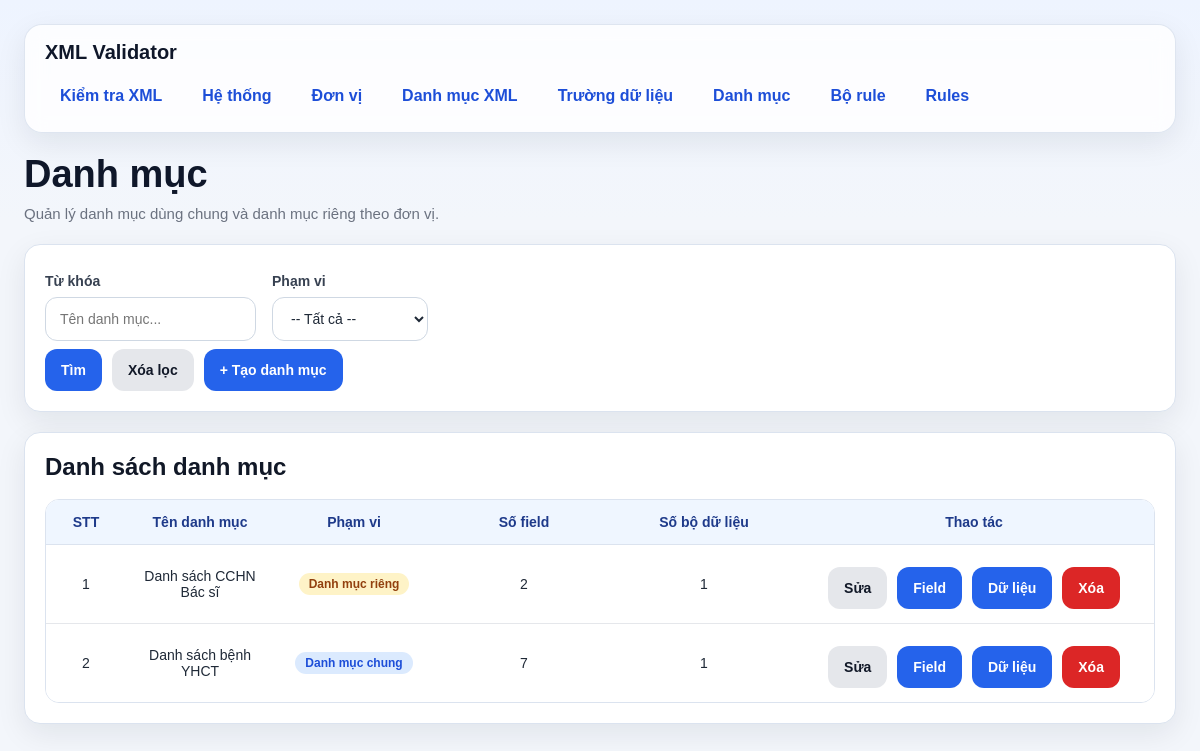
Page /categories/ on the committed database.
### models/category_model.py (models this page shows, shortened)
class DanhMuc(db.Model):
    __tablename__ = "danh_muc"
    id = db.Column(db.Integer, primary_key=True)
    ten_danh_muc = db.Column(db.String(255), nullable=False)
    scope = db.Column(db.String(20), nullable=False, default="COMMON")
    fields = db.relationship(
        "DanhMucField",
        back_populates="danh_muc",
        cascade="all, delete-orphan",
        lazy="select"
    )
    datasets = db.relationship(
        "DanhMucDataset",
        back_populates="danh_muc",
        cascade="all, delete-orphan",
        lazy="select"
    )

### routes/category_routes.py (the view)
@category_bp.route("/", methods=["GET"])
def list_categories():
    keyword = (request.args.get("keyword") or "").strip()
    scope = (request.args.get("scope") or "").strip().upper()
    query = DanhMuc.query
    if keyword:
        query = query.filter(
            or_(
                DanhMuc.ten_danh_muc.ilike(f"%{keyword}%")
            )
        )
    if scope in ["COMMON", "UNIT"]:
        query = query.filter(DanhMuc.scope == scope)
    items = query.order_by(DanhMuc.id.asc()).all()
    return render_template(
        "categories.html",
        items=items,
        keyword=keyword,
        scope=scope
    )

### templates/categories.html (shortened to what this page needs)
{% extends "base.html" %}
{% block content %}
<div class="page-header">
    <h1 class="page-title">Danh mục</h1>
    <div class="page-subtitle">Quản lý danh mục dùng chung và danh mục riêng theo đơn vị.</div>
</div>
<div class="card">
    <form method="GET">
        <div class="grid">
            <div class="col-6">
                <label>Từ khóa</label>
                <input type="text" name="keyword" value="{{ keyword }}" placeholder="Tên danh mục...">
            </div>
            <div class="col-6">
                <label>Phạm vi</label>
                <select name="scope">
                    <option value="">-- Tất cả --</option>
                </select>
            </div>
        </div>
        <div class="actions">
            <button type="submit" class="btn btn-primary">Tìm</button>
            <a href="/categories" class="btn btn-secondary">Xóa lọc</a>
            <a href="/categories/create" class="btn btn-primary">+ Tạo danh mục</a>
        </div>
    </form>
</div>
<div class="card">
    <h2 class="card-title">Danh sách danh mục</h2>
    {% if items %}
    <div class="table-wrap">
        <table>
            <thead>
                <tr>
                    <th style="width:80px;">STT</th>
                    <th>Tên danh mục</th>
                    <th style="width:160px;">Phạm vi</th>
                    <th style="width:180px;">Số field</th>
                    <th style="width:180px;">Số bộ dữ liệu</th>
                    <th style="width:360px;">Thao tác</th>
                </tr>
            </thead>
            <tbody>
                {% for item in items %}
                <tr>
                    <td>{{ loop.index }}</td>
                    <td>{{ item.ten_danh_muc }}</td>
                    <td>
                        {% if item.scope == 'UNIT' %}
                            <span class="badge badge-warning">Danh mục riêng</span>
                        {% else %}
                            <span class="badge badge-info">Danh mục chung</span>
                        {% endif %}
                    </td>
                    <td>{{ item.fields|length }}</td>
                    <td>{{ item.datasets|length }}</td>
                    <td>
                        <div class="actions actions-center">
                            <a class="btn btn-secondary" href="/categories/{{ item.id }}/edit">Sửa</a>
                            <a class="btn btn-primary" href="/categories/{{ item.id }}/fields">Field</a>
                            {% if item.scope == 'UNIT' %}
                                <a class="btn btn-primary" href="/categories/{{ item.id }}/datasets">Dữ liệu</a>
                            {% else %}
                                <a class="btn btn-primary" href="/categories/{{ item.id }}/records">Dữ liệu</a>
                            {% endif %}
                            <form class="inline" method="POST" action="/categories/{{ item.id }}/delete" onsubmit="return confirm('Xóa danh mục này?');">
                                <button class="btn btn-danger" type="submit">Xóa</button>
                            </form>
                        </div>
                    </td>
                </tr>
                {% endfor %}
            </tbody>
        </table>
    </div>
    {% else %}
    <div class="empty-state">Chưa có danh mục nào.</div>
    {% endif %}
</div>
{% endblock %}

### templates/base.html (style rules this page uses)
* { box-sizing: border-box; }
:root { --bg: #f3f6fb; --card: #ffffff; --card-soft: #f8fafc; --border: #dbe3ef; --text: #1f2937; --muted: #6b7280; --primary: #2563eb; --primary-hover: #1d4ed8; --danger: #dc2626; --danger-hover: #b91c1c; --success-bg: #dcfce7; --success-text: #166534; --warning-bg: #fef3c7; --warning-text: #92400e; --error-bg: #fee2e2; --error-text: #991b1b; --shadow: 0 10px 30px rgba(15, 23, 42, 0.08); --radius: 16px; }
body { margin: 0; font-family: Arial, Helvetica, sans-serif; background: linear-gradient(180deg, #eef4ff 0%, var(--bg) 220px); color: var(--text); }
.page-header { margin-bottom: 22px; }
.page-title { margin: 0; font-size: 38px; line-height: 1.15; color: #0f172a; }
.page-subtitle { margin-top: 8px; color: var(--muted); font-size: 15px; }
.card { background: var(--card); border: 1px solid var(--border); border-radius: var(--radius); box-shadow: var(--shadow); padding: 20px; margin-bottom: 20px; }
.card-title { margin: 0 0 18px 0; font-size: 24px; font-weight: 700; color: #111827; }
.grid { display: flex; grid-template-columns: repeat(12, 1fr); gap: 16px; }
.col-6 { grid-column: span 6; }
label { display: block; font-size: 14px; font-weight: 700; margin-bottom: 8px; margin-top: 8px; color: #374151; }
input[type="text"], input[type="date"], input[type="file"], input[type="password"], input[type="number"], select, textarea { width: 100%; min-height: 44px; border: 1px solid #cfd8e3; border-radius: 12px; padding: 10px 14px; font-size: 14px; background: #fff; color: var(--text); outline: none; transition: border-color 0.2s, box-shadow 0.2s; }
.actions { display: flex; flex-wrap: wrap; gap: 10px; margin-top: 8px; }
.actions-center { justify-content: center; }
.btn, button { border: none; min-height: 42px; padding: 10px 16px; border-radius: 12px; cursor: pointer; font-weight: 700; font-size: 14px; text-decoration: none; display: inline-flex; align-items: center; justify-content: center; transition: 0.2s ease; }
.btn-primary { background: var(--primary); color: white; }
.btn-secondary { background: #e5e7eb; color: #111827; }
.btn-danger { background: var(--danger); color: white; }
.badge { display: inline-flex; align-items: center; justify-content: center; border-radius: 999px; padding: 5px 10px; font-size: 12px; font-weight: 700; line-height: 1; white-space: nowrap; }
.badge-warning { background: var(--warning-bg); color: var(--warning-text); }
.badge-info { background: #dbeafe; color: #1d4ed8; }
.table-wrap { overflow-x: auto; border: 1px solid var(--border); border-radius: 14px; }
table { width: 100%; border-collapse: collapse; background: white; }
th { background: #eff6ff; color: #1e3a8a; font-size: 14px; font-weight: 700; text-align: center; padding: 14px 12px; border-bottom: 1px solid var(--border); }
td { padding: 14px 12px; border-bottom: 1px solid #e5e7eb; vertical-align: middle; font-size: 14px; text-align: center; }
tbody tr:last-child td { border-bottom: none; }
.inline { display: inline; }

### rows in the picture
DanhMuc: ten_danh_muc "Danh sách CCHN Bác sĩ", scope "Danh mục riêng", fields|length "2", datasets|length "1"
DanhMuc: ten_danh_muc "Danh sách bệnh YHCT", scope "Danh mục chung", fields|length "7", datasets|length "1"
